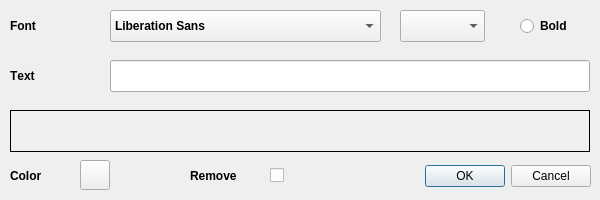
<?xml version="1.0" encoding="UTF-8"?>
<ui version="4.0">
 <class>TextObjectDialog</class>
 <widget class="QDialog" name="TextObjectDialog">
  <property name="windowModality">
   <enum>Qt::NonModal</enum>
  </property>
  <property name="geometry">
   <rect>
    <x>0</x>
    <y>0</y>
    <width>600</width>
    <height>200</height>
   </rect>
  </property>
  <property name="minimumSize">
   <size>
    <width>600</width>
    <height>200</height>
   </size>
  </property>
  <property name="maximumSize">
   <size>
    <width>600</width>
    <height>200</height>
   </size>
  </property>
  <property name="baseSize">
   <size>
    <width>600</width>
    <height>200</height>
   </size>
  </property>
  <property name="font">
   <font>
    <kerning>false</kerning>
   </font>
  </property>
  <property name="windowTitle">
   <string>Enter your text here</string>
  </property>
  <property name="windowIcon">
   <iconset resource="../resources/ChartGeany.qrc">
    <normaloff>:/icons/images/icons/TIFF/edit.tiff</normaloff>:/icons/images/icons/TIFF/edit.tiff</iconset>
  </property>
  <property name="sizeGripEnabled">
   <bool>false</bool>
  </property>
  <property name="modal">
   <bool>false</bool>
  </property>
  <widget class="QDialogButtonBox" name="buttonBox">
   <property name="geometry">
    <rect>
     <x>420</x>
     <y>160</y>
     <width>171</width>
     <height>32</height>
    </rect>
   </property>
   <property name="font">
    <font>
     <weight>50</weight>
     <bold>false</bold>
    </font>
   </property>
   <property name="focusPolicy">
    <enum>Qt::NoFocus</enum>
   </property>
   <property name="orientation">
    <enum>Qt::Horizontal</enum>
   </property>
   <property name="standardButtons">
    <set>QDialogButtonBox::Cancel|QDialogButtonBox::Ok</set>
   </property>
   <property name="centerButtons">
    <bool>false</bool>
   </property>
  </widget>
  <widget class="QLineEdit" name="textEdit">
   <property name="geometry">
    <rect>
     <x>110</x>
     <y>60</y>
     <width>480</width>
     <height>32</height>
    </rect>
   </property>
   <property name="focusPolicy">
    <enum>Qt::StrongFocus</enum>
   </property>
   <property name="autoFillBackground">
    <bool>false</bool>
   </property>
   <property name="frame">
    <bool>true</bool>
   </property>
  </widget>
  <widget class="QFontComboBox" name="fontComboBox">
   <property name="geometry">
    <rect>
     <x>110</x>
     <y>10</y>
     <width>271</width>
     <height>32</height>
    </rect>
   </property>
   <property name="font">
    <font>
     <weight>75</weight>
     <bold>true</bold>
    </font>
   </property>
   <property name="focusPolicy">
    <enum>Qt::NoFocus</enum>
   </property>
   <property name="editable">
    <bool>false</bool>
   </property>
  </widget>
  <widget class="QComboBox" name="sizeComboBox">
   <property name="geometry">
    <rect>
     <x>400</x>
     <y>10</y>
     <width>85</width>
     <height>32</height>
    </rect>
   </property>
   <property name="font">
    <font>
     <weight>75</weight>
     <bold>true</bold>
    </font>
   </property>
   <property name="focusPolicy">
    <enum>Qt::NoFocus</enum>
   </property>
   <property name="editable">
    <bool>false</bool>
   </property>
  </widget>
  <widget class="QRadioButton" name="boldRadioButton">
   <property name="geometry">
    <rect>
     <x>520</x>
     <y>10</y>
     <width>71</width>
     <height>32</height>
    </rect>
   </property>
   <property name="font">
    <font>
     <weight>75</weight>
     <bold>true</bold>
    </font>
   </property>
   <property name="focusPolicy">
    <enum>Qt::NoFocus</enum>
   </property>
   <property name="text">
    <string>Bold</string>
   </property>
  </widget>
  <widget class="QLabel" name="previewLabel">
   <property name="geometry">
    <rect>
     <x>10</x>
     <y>110</y>
     <width>580</width>
     <height>42</height>
    </rect>
   </property>
   <property name="frameShape">
    <enum>QFrame::Box</enum>
   </property>
   <property name="text">
    <string/>
   </property>
   <property name="scaledContents">
    <bool>false</bool>
   </property>
   <property name="textInteractionFlags">
    <set>Qt::NoTextInteraction</set>
   </property>
  </widget>
  <widget class="QLabel" name="fontLbl">
   <property name="geometry">
    <rect>
     <x>10</x>
     <y>10</y>
     <width>90</width>
     <height>32</height>
    </rect>
   </property>
   <property name="font">
    <font>
     <weight>75</weight>
     <bold>true</bold>
    </font>
   </property>
   <property name="text">
    <string>Font</string>
   </property>
   <property name="textInteractionFlags">
    <set>Qt::NoTextInteraction</set>
   </property>
  </widget>
  <widget class="QLabel" name="textLbl">
   <property name="geometry">
    <rect>
     <x>10</x>
     <y>60</y>
     <width>90</width>
     <height>32</height>
    </rect>
   </property>
   <property name="font">
    <font>
     <weight>75</weight>
     <bold>true</bold>
    </font>
   </property>
   <property name="text">
    <string>Text</string>
   </property>
  </widget>
  <widget class="QPushButton" name="colorButton">
   <property name="geometry">
    <rect>
     <x>80</x>
     <y>160</y>
     <width>30</width>
     <height>30</height>
    </rect>
   </property>
   <property name="focusPolicy">
    <enum>Qt::NoFocus</enum>
   </property>
   <property name="text">
    <string/>
   </property>
  </widget>
  <widget class="QLabel" name="removeLbl">
   <property name="geometry">
    <rect>
     <x>190</x>
     <y>160</y>
     <width>71</width>
     <height>32</height>
    </rect>
   </property>
   <property name="font">
    <font>
     <weight>75</weight>
     <bold>true</bold>
    </font>
   </property>
   <property name="text">
    <string>Remove</string>
   </property>
  </widget>
  <widget class="QCheckBox" name="removeCheckBox">
   <property name="geometry">
    <rect>
     <x>270</x>
     <y>165</y>
     <width>21</width>
     <height>21</height>
    </rect>
   </property>
   <property name="focusPolicy">
    <enum>Qt::NoFocus</enum>
   </property>
   <property name="text">
    <string/>
   </property>
  </widget>
  <widget class="QLabel" name="colorLbl">
   <property name="geometry">
    <rect>
     <x>10</x>
     <y>160</y>
     <width>51</width>
     <height>32</height>
    </rect>
   </property>
   <property name="font">
    <font>
     <weight>75</weight>
     <bold>true</bold>
    </font>
   </property>
   <property name="text">
    <string>Color</string>
   </property>
  </widget>
 </widget>
 <resources>
  <include location="../resources/ChartGeany.qrc"/>
 </resources>
 <connections>
  <connection>
   <sender>buttonBox</sender>
   <signal>accepted()</signal>
   <receiver>TextObjectDialog</receiver>
   <slot>accept()</slot>
   <hints>
    <hint type="sourcelabel">
     <x>248</x>
     <y>254</y>
    </hint>
    <hint type="destinationlabel">
     <x>157</x>
     <y>274</y>
    </hint>
   </hints>
  </connection>
  <connection>
   <sender>buttonBox</sender>
   <signal>rejected()</signal>
   <receiver>TextObjectDialog</receiver>
   <slot>reject()</slot>
   <hints>
    <hint type="sourcelabel">
     <x>316</x>
     <y>260</y>
    </hint>
    <hint type="destinationlabel">
     <x>286</x>
     <y>274</y>
    </hint>
   </hints>
  </connection>
 </connections>
</ui>
